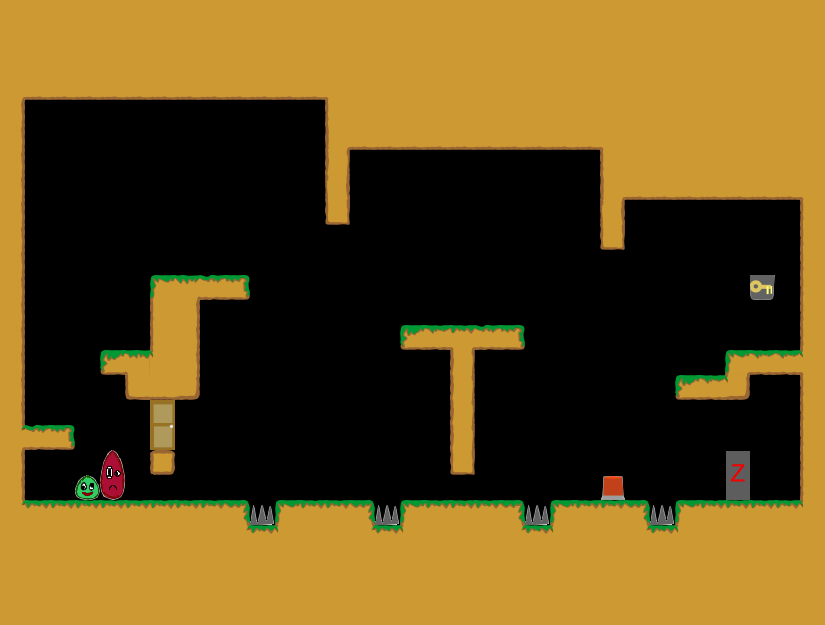

A level layout from a 2D game, rendered from its tile map. Below: a short description, then the map file with tile-grid data replaced by summaries:
An orthogonal 33x25 tile map with 25x25 px tiles, 1 tile layer (Kachelebene 1).

<map version="1.0" orientation="orthogonal" width="33" height="25" tilewidth="25" tileheight="25">
 <tileset firstgid="1" name="Tileset" tilewidth="25" tileheight="25">
  <image source="../../../img/Tileset.png" width="400" height="250" />
 </tileset>
 <layer name="Kachelebene 1" width="33" height="25">
  <properties>
   <property name="Buttons" value="" />
   <property name="Doors" value="" />
  </properties>
  <data>[825 cells, 431 non-empty, 39 distinct tile ids]</data>
 </layer>
</map>
